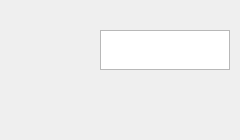
<?xml version="1.0" encoding="UTF-8"?>
<ui version="4.0">
 <class>personstatus</class>
 <widget class="QWidget" name="personstatus">
  <property name="windowModality">
   <enum>Qt::ApplicationModal</enum>
  </property>
  <property name="geometry">
   <rect>
    <x>0</x>
    <y>0</y>
    <width>240</width>
    <height>140</height>
   </rect>
  </property>
  <property name="windowTitle">
   <string/>
  </property>
  <widget class="QPushButton" name="fun6">
   <property name="geometry">
    <rect>
     <x>155</x>
     <y>110</y>
     <width>24</width>
     <height>24</height>
    </rect>
   </property>
   <property name="text">
    <string/>
   </property>
   <property name="flat">
    <bool>true</bool>
   </property>
  </widget>
  <widget class="QPushButton" name="photoshow">
   <property name="geometry">
    <rect>
     <x>10</x>
     <y>5</y>
     <width>80</width>
     <height>100</height>
    </rect>
   </property>
   <property name="text">
    <string/>
   </property>
   <property name="flat">
    <bool>true</bool>
   </property>
  </widget>
  <widget class="QLabel" name="name">
   <property name="geometry">
    <rect>
     <x>100</x>
     <y>5</y>
     <width>130</width>
     <height>20</height>
    </rect>
   </property>
   <property name="text">
    <string/>
   </property>
  </widget>
  <widget class="QLabel" name="location">
   <property name="geometry">
    <rect>
     <x>100</x>
     <y>75</y>
     <width>85</width>
     <height>32</height>
    </rect>
   </property>
   <property name="text">
    <string/>
   </property>
  </widget>
  <widget class="QPushButton" name="fun3">
   <property name="geometry">
    <rect>
     <x>68</x>
     <y>110</y>
     <width>24</width>
     <height>24</height>
    </rect>
   </property>
   <property name="text">
    <string/>
   </property>
   <property name="flat">
    <bool>true</bool>
   </property>
  </widget>
  <widget class="QPushButton" name="weather">
   <property name="geometry">
    <rect>
     <x>190</x>
     <y>75</y>
     <width>32</width>
     <height>32</height>
    </rect>
   </property>
   <property name="text">
    <string/>
   </property>
   <property name="flat">
    <bool>true</bool>
   </property>
  </widget>
  <widget class="QPushButton" name="fun2">
   <property name="geometry">
    <rect>
     <x>39</x>
     <y>110</y>
     <width>24</width>
     <height>24</height>
    </rect>
   </property>
   <property name="text">
    <string/>
   </property>
   <property name="flat">
    <bool>true</bool>
   </property>
  </widget>
  <widget class="QPushButton" name="fun7">
   <property name="geometry">
    <rect>
     <x>184</x>
     <y>110</y>
     <width>24</width>
     <height>24</height>
    </rect>
   </property>
   <property name="text">
    <string/>
   </property>
   <property name="flat">
    <bool>true</bool>
   </property>
  </widget>
  <widget class="QPlainTextEdit" name="signature">
   <property name="geometry">
    <rect>
     <x>100</x>
     <y>30</y>
     <width>130</width>
     <height>40</height>
    </rect>
   </property>
  </widget>
  <widget class="QPushButton" name="fun5">
   <property name="geometry">
    <rect>
     <x>126</x>
     <y>110</y>
     <width>24</width>
     <height>24</height>
    </rect>
   </property>
   <property name="text">
    <string/>
   </property>
   <property name="flat">
    <bool>true</bool>
   </property>
  </widget>
  <widget class="QPushButton" name="fun4">
   <property name="geometry">
    <rect>
     <x>97</x>
     <y>110</y>
     <width>24</width>
     <height>24</height>
    </rect>
   </property>
   <property name="text">
    <string/>
   </property>
   <property name="flat">
    <bool>true</bool>
   </property>
  </widget>
  <widget class="QPushButton" name="fun1">
   <property name="geometry">
    <rect>
     <x>10</x>
     <y>110</y>
     <width>24</width>
     <height>24</height>
    </rect>
   </property>
   <property name="text">
    <string/>
   </property>
   <property name="flat">
    <bool>true</bool>
   </property>
  </widget>
 </widget>
 <resources/>
 <connections/>
</ui>
